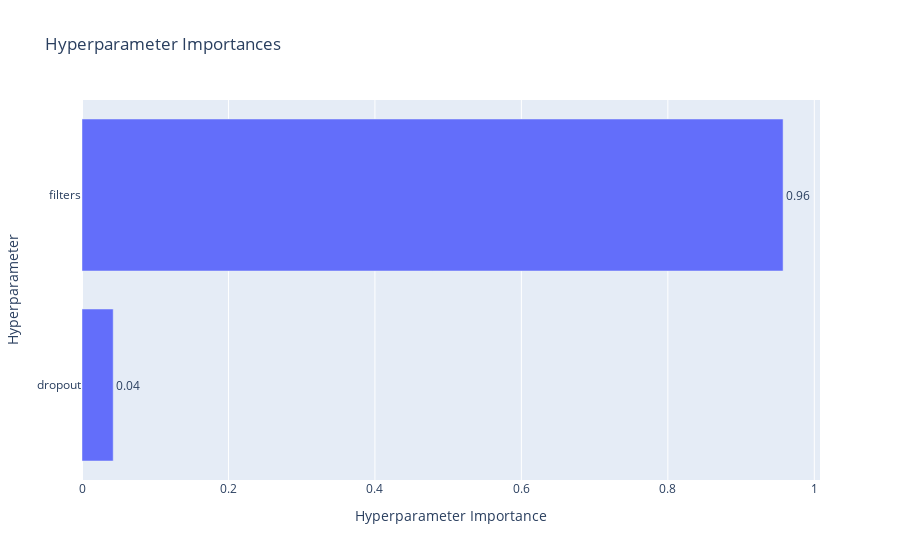
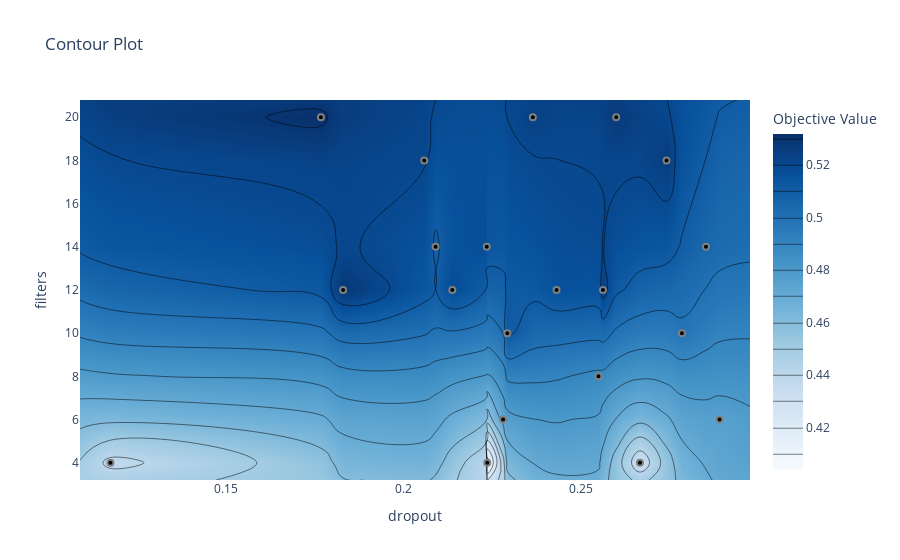
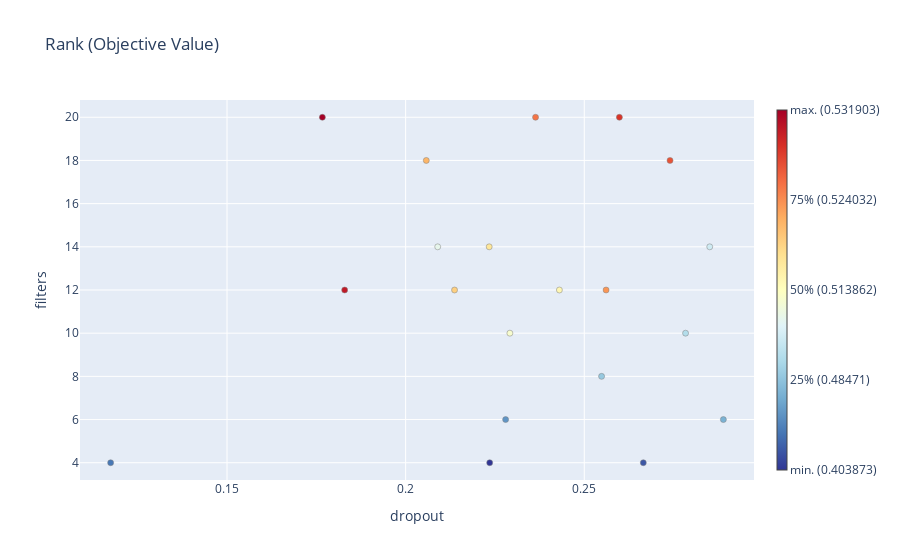

These figures' notebook cell, in order:
### Markdown cell above
<center>
<h1 style="color:blue; font-size:60px;"> Linea 2</h1>
</center>

## Prima fase

### Code cell
# Carichiamo i dati dal CSV
df = pd.read_csv("data/line2_opt1.csv")

# Ricostruiamo i trial Optuna
trials = []
for _, row in df.iterrows():
    trial = FrozenTrial(
        number=int(row["number"]),
        trial_id=int(row["number"]),  # richiesto da FrozenTrial
        value=float(row["value"]),
        state=optuna.trial.TrialState.COMPLETE,
        params={
            "dropout": float(row["params_dropout"]),
            "filters": int(row["params_filters"]),
        },
        distributions={
            "dropout": optuna.distributions.FloatDistribution(0.1, 0.3),
            "filters": optuna.distributions.IntDistribution(4, 20),
        },
        user_attrs={},
        system_attrs={},
        intermediate_values={},
        datetime_start=pd.to_datetime(row["datetime_start"]),
        datetime_complete=pd.to_datetime(row["datetime_complete"]),
    )
    trials.append(trial)

# Creiamo uno studio fittizio
study = optuna.study.create_study(direction="maximize")
study.add_trials(trials)

# Calcoliamo importanza parametri
from optuna.importance import get_param_importances
importances = get_param_importances(study)
print("Importanza parametri:", importances)

# Plot importanza
fig1 = plot_param_importances(study)
fig1.show()

# Plot contour
fig2 = plot_contour(study, params=["dropout", "filters"])
fig2.show()

# Rank plot
fig3 = plot_rank(study)
fig3.show()

### Figure 1 — Plotly figure (JSON) as saved in the notebook; plotly's stock layout.template omitted (floating-point values rounded to 4 significant figures)
{"data": [{"cliponaxis": false, "hovertemplate": ["dropout (FloatDistribution): 0.04261916295658592<extra></extra>", "filters (IntDistribution): 0.957380837043414<extra></extra>"], "name": "Objective Value", "orientation": "h", "text": ["0.04", "0.96"], "textposition": "outside", "type": "bar", "x": [0.04262, 0.9574], "y": ["dropout", "filters"]}], "layout": {"title": {"text": "Hyperparameter Importances"}, "xaxis": {"title": {"text": "Hyperparameter Importance"}}, "yaxis": {"title": {"text": "Hyperparameter"}}}}

### Figure 2 — Plotly figure (JSON) as saved in the notebook; plotly's stock layout.template omitted (floating-point values rounded to 4 significant figures; data arrays with more than 128 entries replaced by an {"elided": "..."} marker saying what was removed)
{"data": [{"colorbar": {"title": {"text": "Objective Value"}}, "colorscale": [[0, "rgb(247,251,255)"], [0.125, "rgb(222,235,247)"], [0.25, "rgb(198,219,239)"], [0.375, "rgb(158,202,225)"], [0.5, "rgb(107,174,214)"], [0.625, "rgb(66,146,198)"], [0.75, "rgb(33,113,181)"], [0.875, "rgb(8,81,156)"], [1, "rgb(8,48,107)"]], "connectgaps": true, "contours": {"coloring": "heatmap"}, "hoverinfo": "none", "line": {"smoothing": 1.3}, "reversescale": false, "type": "contour", "x": [0.1089, 0.1174, 0.1767, 0.1829, 0.2058, 0.209, 0.2137, 0.2234, 0.2235, 0.228, 0.2292, 0.2364, 0.243, 0.2548, 0.2561, 0.2598, 0.2665, 0.274, 0.2784, 0.2851, 0.2889, 0.2975], "y": [3.2, 4, 6, 8, 10, 12, 14, 18, 20, 20.8], "z": {"elided": "10x22 float values"}}, {"marker": {"color": "black", "line": {"color": "Gray", "width": 2}}, "mode": "markers", "name": "Feasible Trial", "showlegend": false, "type": "scatter", "x": [0.243, 0.209, 0.2292, 0.2784, 0.1767, 0.2058, 0.2851, 0.1174, 0.2665, 0.274, 0.2598, 0.2561, 0.228, 0.2889, 0.1829, 0.2548, 0.2137, 0.2235, 0.2234, 0.2364], "y": [12, 14, 10, 10, 20, 18, 14, 4, 4, 18, 20, 12, 6, 6, 12, 8, 12, 4, 14, 20]}, {"marker": {"color": "#cccccc", "line": {"color": "Gray", "width": 2}}, "mode": "markers", "name": "Infeasible Trial", "showlegend": false, "type": "scatter", "x": [], "y": []}], "layout": {"title": {"text": "Contour Plot"}, "xaxis": {"range": [0.1089, 0.2975], "title": {"text": "dropout"}}, "yaxis": {"range": [3.2, 20.8], "title": {"text": "filters"}}}}

### Figure 3 — Plotly figure (JSON) as saved in the notebook; plotly's stock layout.template omitted (floating-point values rounded to 4 significant figures)
{"data": [{"hovertemplate": "%{hovertext}<extra></extra>", "hovertext": ["Trial #0<br>dropout: 0.2430378732744839<br>filters: 12<br><b>Objective Value: 0.516021192073822</b>", "Trial #1<br>dropout: 0.2089766365993793<br>filters: 14<br><b>Objective Value: 0.5084981918334961</b>", "Trial #2<br>dropout: 0.2291788226133312<br>filters: 10<br><b>Objective Value: 0.5117024183273315</b>", "Trial #3<br>dropout: 0.2783546001564159<br>filters: 10<br><b>Objective Value: 0.4983282387256622</b>", "Trial #4<br>dropout: 0.1766883037651555<br>filters: 20<br><b>Objective Value: 0.5319030284881592</b>", "Trial #5<br>dropout: 0.2057789839505809<br>filters: 18<br><b>Objective Value: 0.5206185579299927</b>", "Trial #6<br>dropout: 0.2851193276585322<br>filters: 14<br><b>Objective Value: 0.5048760175704956</b>", "Trial #7<br>dropout: 0.1174258599403081<br>filters: 4<br><b>Objective Value: 0.4370298087596893</b>", "Trial #8<br>dropout: 0.2665239691095876<br>filters: 4<br><b>Objective Value: 0.431317925453186</b>", "Trial #9<br>dropout: 0.2740024296493638<br>filters: 18<br><b>Objective Value: 0.5257731676101685</b>", "Trial #10<br>dropout: 0.2598317128433447<br>filters: 20<br><b>Objective Value: 0.5271663665771484</b>", "Trial #11<br>dropout: 0.2561058352572911<br>filters: 12<br><b>Objective Value: 0.5239620804786682</b>", "Trial #12<br>dropout: 0.2279842042655047<br>filters: 6<br><b>Objective Value: 0.473251610994339</b>", "Trial #13<br>dropout: 0.2889337834099167<br>filters: 6<br><b>Objective Value: 0.4752019941806793</b>", "Trial #14<br>dropout: 0.1829323879981047<br>filters: 12<br><b>Objective Value: 0.5284201502799988</b>", "Trial #15<br>dropout: 0.2548467378868433<br>filters: 8<br><b>Objective Value: 0.4878796339035034</b>", "Trial #16<br>dropout: 0.2136867897737296<br>filters: 12<br><b>Objective Value: 0.5185288190841675</b>", "Trial #17<br>dropout: 0.2235270994151754<br>filters: 4<br><b>Objective Value: 0.403872936964035</b>", "Trial #18<br>dropout: 0.2233867993749513<br>filters: 14<br><b>Objective Value: 0.5176929235458374</b>", "Trial #19<br>dropout: 0.2363640598206966<br>filters: 20<br><b>Objective Value: 0.5242407321929932</b>"], "marker": {"color": ["rgb(255.0, 247.0, 179.0)", "rgb(231.0, 246.0, 236.0)", "rgb(247.0, 252.0, 206.0)", "rgb(179.0, 221.0, 235.0)", "rgb(165.0, 0.0, 38.0)", "rgb(253.0, 182.0, 104.0)", "rgb(207.0, 235.0, 243.0)", "rgb(71.0, 120.0, 182.0)", "rgb(60.0, 87.0, 165.0)", "rgb(232.0, 83.0, 55.0)", "rgb(217.0, 51.0, 40.0)", "rgb(250.0, 150.0, 86.0)", "rgb(96.0, 149.0, 197.0)", "rgb(122.0, 178.0, 212.0)", "rgb(191.0, 25.0, 39.0)", "rgb(151.0, 201.0, 224.0)", "rgb(254.0, 208.0, 129.0)", "rgb(49.0, 54.0, 149.0)", "rgb(254.0, 231.0, 154.0)", "rgb(245.0, 116.0, 70.0)"], "line": {"color": "Grey", "width": 0.5}}, "mode": "markers", "showlegend": false, "type": "scatter", "x": [0.243, 0.209, 0.2292, 0.2784, 0.1767, 0.2058, 0.2851, 0.1174, 0.2665, 0.274, 0.2598, 0.2561, 0.228, 0.2889, 0.1829, 0.2548, 0.2137, 0.2235, 0.2234, 0.2364], "y": [12, 14, 10, 10, 20, 18, 14, 4, 4, 18, 20, 12, 6, 6, 12, 8, 12, 4, 14, 20]}, {"hoverinfo": "none", "marker": {"cmax": 1, "cmin": 0, "colorbar": {"thickness": 10, "ticktext": ["min. (0.403873)", "25% (0.48471)", "50% (0.513862)", "75% (0.524032)", "max. (0.531903)"], "tickvals": [0, 0.25, 0.5, 0.75, 1]}, "colorscale": [[0, "rgb(49,54,149)"], [0.1, "rgb(69,117,180)"], [0.2, "rgb(116,173,209)"], [0.3, "rgb(171,217,233)"], [0.4, "rgb(224,243,248)"], [0.5, "rgb(255,255,191)"], [0.6, "rgb(254,224,144)"], [0.7, "rgb(253,174,97)"], [0.8, "rgb(244,109,67)"], [0.9, "rgb(215,48,39)"], [1, "rgb(165,0,38)"]], "showscale": true}, "mode": "markers", "showlegend": false, "type": "scatter", "x": [null], "y": [null]}], "layout": {"title": {"text": "Rank (Objective Value)"}, "xaxis": {"range": [0.1089, 0.2975], "title": {"text": "dropout"}}, "yaxis": {"range": [3.2, 20.8], "title": {"text": "filters"}}}}
